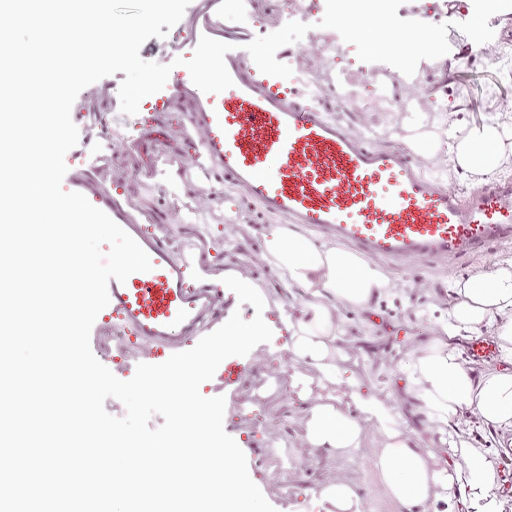
#> input picture Images/img_3.jpg, 1024 x 1024 px (shown at 1/2 size)
$ python image_processing_opencv.py
#> lines starting #> are read from the running program, lines starting #| are printed output that depends on the picture; after the words box and inside, x2 and y2 are one past the last pixel; in counts of white or black regions, pixels touching at a corner belong together
import cv2
import matplotlib.pyplot as plt

img = cv2.imread('Images/img_3.jpg', 1)  # 1 means color image
#> img is the input picture: shape (1024, 1024, 3); mean B, G, R 220.8, 210.9, 226.2
print("original image shape: ", img.shape)
#| original image shape:  (1024, 1024, 3)

# resizing image
resize_img = cv2.resize(img, None, fx=0.5, fy=0.5, interpolation= cv2.INTER_CUBIC)
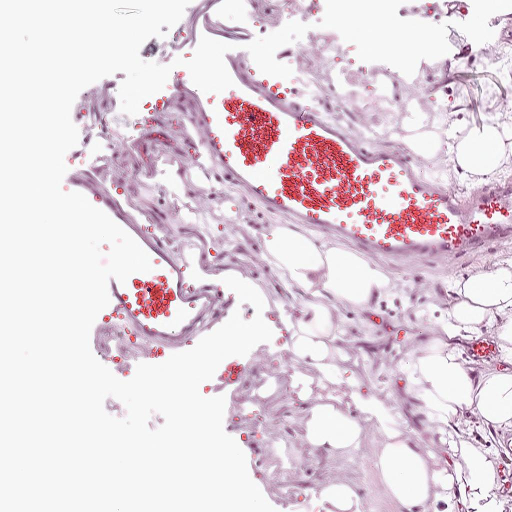
#> resize_img: shape (512, 512, 3); mean B, G, R 220.8, 210.9, 226.2
print('Resized image shape: ',resize_img.shape)
#| Resized image shape:  (512, 512, 3)

# [6 lines of commented-out code are left out]
top_left = img[0, 0]
#> top_left = [245, 245, 245]
print("Top left value: ", top_left)
#| Top left value:  [245 245 245]

# getting chanel wise image
blue = img[:,:, 0]
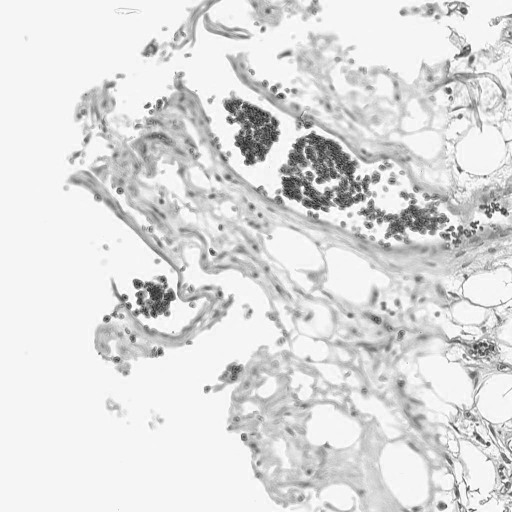
#> blue: shape (1024, 1024) (shown at 1/2 size); min 7, max 255, mean 220.8
green = img[:,:,1]
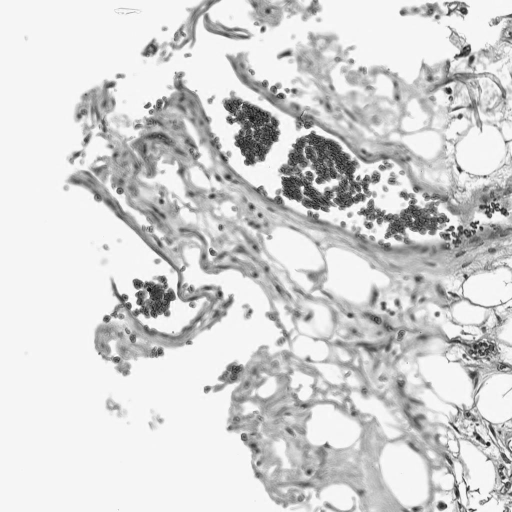
#> green: shape (1024, 1024) (shown at 1/2 size); min 0, max 255, mean 210.9
red = img[:,:, 2]
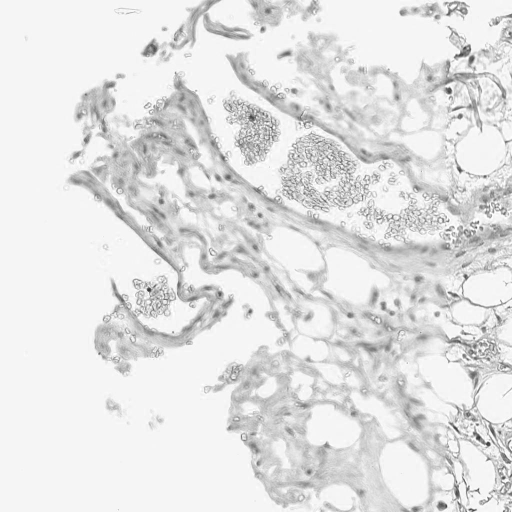
#> red: shape (1024, 1024) (shown at 1/2 size); min 51, max 255, mean 226.2

print('Blue shape: ', blue.shape)
#| Blue shape:  (1024, 1024)
print("Green Shape: ", green.shape)
#| Green Shape:  (1024, 1024)
print("Red shape: ", red.shape)
#| Red shape:  (1024, 1024)

# [8 lines of commented-out code are left out]
b, g, r = cv2.split(img)
print(b.shape)
#| (1024, 1024)
print(g.shape)
#| (1024, 1024)
print(r.shape)
#| (1024, 1024)

# merged images
merged_img = cv2.merge((b,g, r))
print("Merged image shape: ", merged_img.shape)
#| Merged image shape:  (1024, 1024, 3)

# cv2.imshow('Mergerd image (BGR)',merged_img)
# cv2.waitKey(0)
# cv2.destroyAllWindows()

# Cany edge detector
g_img = "Images/img_3.jpg"
g_img = cv2.imread(g_img, 0)
#> g_img: shape (1024, 1024); min 27, max 255, mean 216.6
print("Gray image shape: ", g_img.shape)
#| Gray image shape:  (1024, 1024)

canny_img = cv2.Canny(g_img, 100, 200)
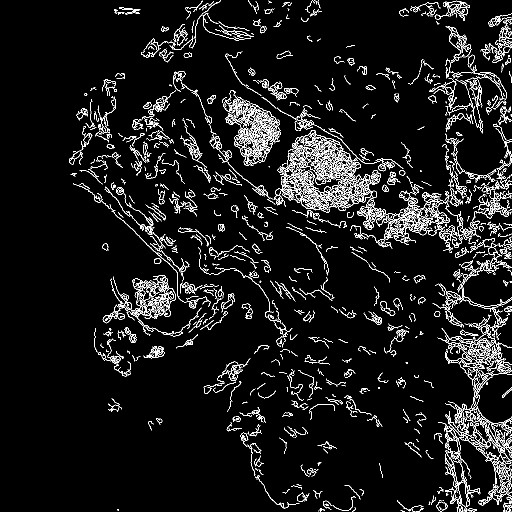
#> canny_img: shape (1024, 1024) (shown at 1/2 size); 6.3% white in thin lines or dots, all inside (x1, y1, x2, y2) = (138, 0, 1024, 1024)
cv2.imshow('original gray image',g_img)
cv2.imshow("Canny edge detector", canny_img)
cv2.waitKey(0)
cv2.destroyAllWindows()

$ run again, with Images/img_1.jpg copied over Images/img_3.jpg
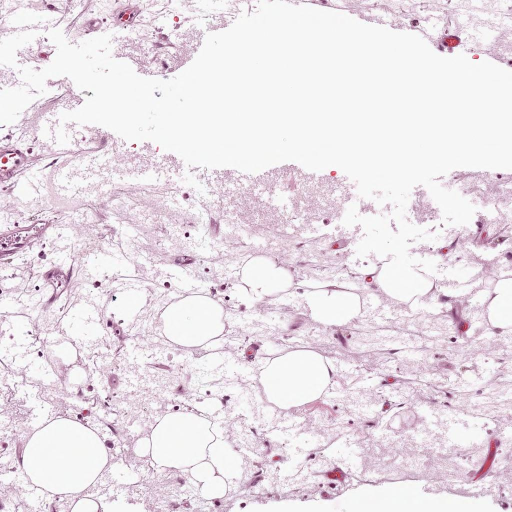
#> input picture Images/img_1.jpg, 1024 x 1024 px (shown at 1/2 size)
#> img is the input picture: shape (1024, 1024, 3); mean B, G, R 229.6, 221.7, 232
#| original image shape:  (1024, 1024, 3)
#> `resize_img = cv2.resize(img, None, fx=0.5, fy=0.5, interpolation= cv2...`:
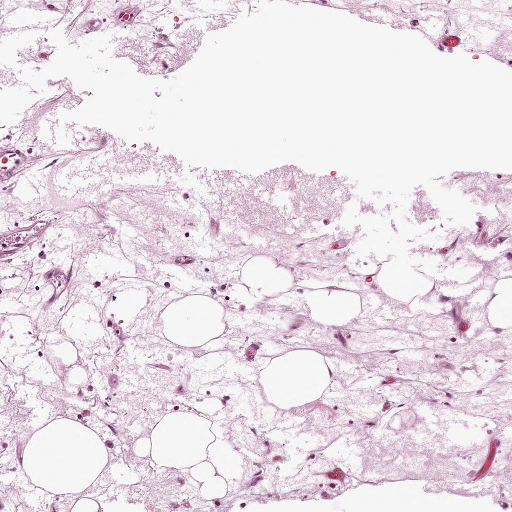
#> resize_img: shape (512, 512, 3); mean B, G, R 229.6, 221.7, 232
#| Resized image shape:  (512, 512, 3)
#> top_left = [245, 231, 249]
#| Top left value:  [245 231 249]
#| Blue shape:  (1024, 1024)
#| Green Shape:  (1024, 1024)
#| Red shape:  (1024, 1024)
#| (1024, 1024)
#| (1024, 1024)
#| (1024, 1024)
#| Merged image shape:  (1024, 1024, 3)
#| Gray image shape:  (1024, 1024)
#> `canny_img = cv2.Canny(g_img, 100, 200)`:
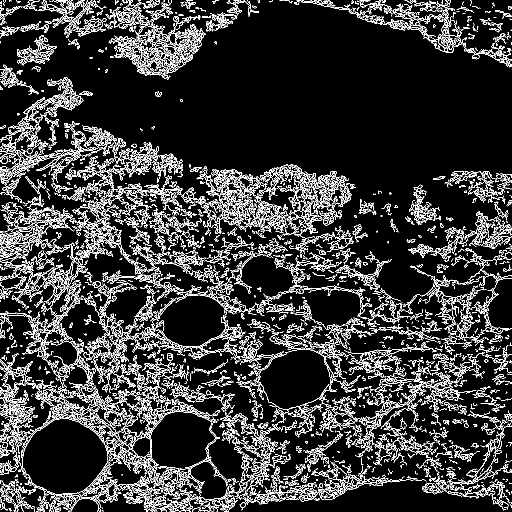
#> canny_img: shape (1024, 1024) (shown at 1/2 size); 13.4% white in thin lines or dots

$ run again, with Images/img_2.jpg copied over Images/img_3.jpg
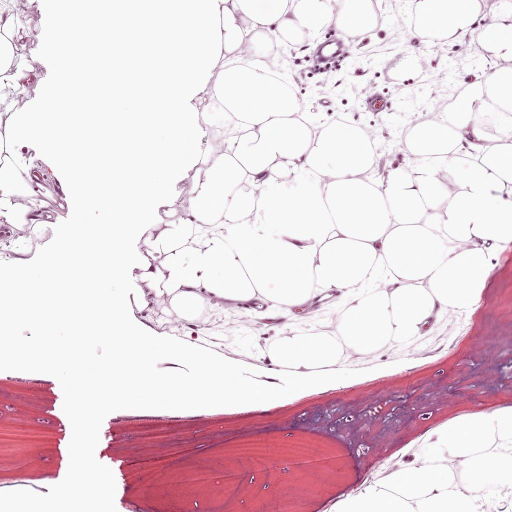
#> input picture Images/img_2.jpg, 1024 x 1024 px (shown at 1/2 size)
#> img is the input picture: shape (1024, 1024, 3); mean B, G, R 218.5, 209.9, 229.1
#| original image shape:  (1024, 1024, 3)
#> `resize_img = cv2.resize(img, None, fx=0.5, fy=0.5, interpolation= cv2...`:
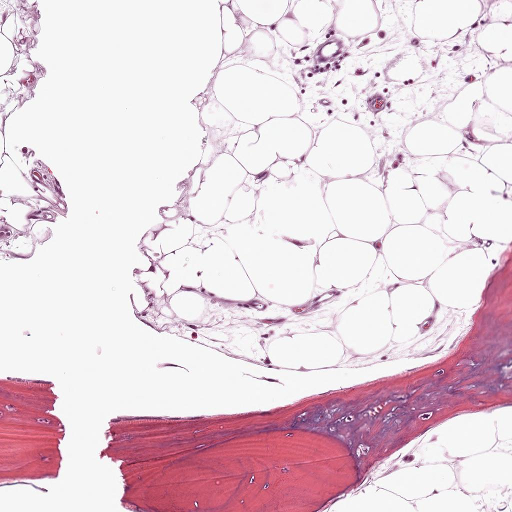
#> resize_img: shape (512, 512, 3); mean B, G, R 218.5, 209.9, 229.1
#| Resized image shape:  (512, 512, 3)
#> top_left = [248, 240, 247]
#| Top left value:  [248 240 247]
#| Blue shape:  (1024, 1024)
#| Green Shape:  (1024, 1024)
#| Red shape:  (1024, 1024)
#| (1024, 1024)
#| (1024, 1024)
#| (1024, 1024)
#| Merged image shape:  (1024, 1024, 3)
#| Gray image shape:  (1024, 1024)
#> `canny_img = cv2.Canny(g_img, 100, 200)`:
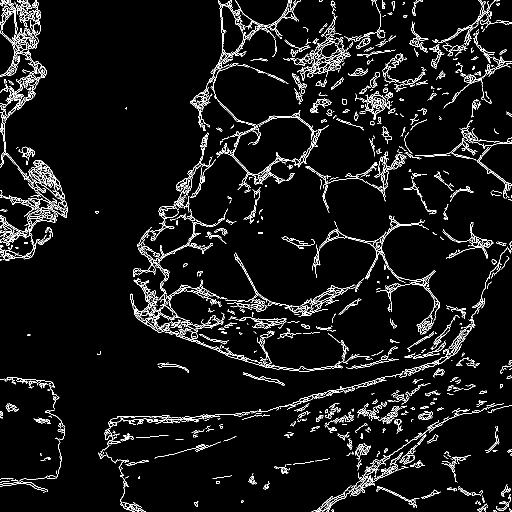
#> canny_img: shape (1024, 1024) (shown at 1/2 size); 5.5% white in thin lines or dots

$ run again, with Images/img_4.jpg copied over Images/img_3.jpg
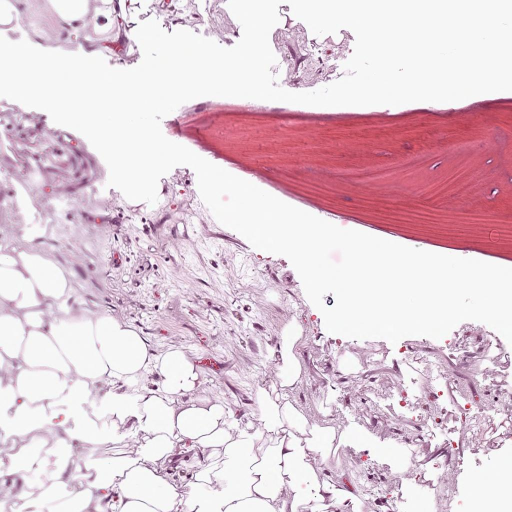
#> input picture Images/img_4.jpg, 1024 x 1024 px (shown at 1/2 size)
#> img is the input picture: shape (1024, 1024, 3); mean B, G, R 212.3, 201, 224
#| original image shape:  (1024, 1024, 3)
#> `resize_img = cv2.resize(img, None, fx=0.5, fy=0.5, interpolation= cv2...`:
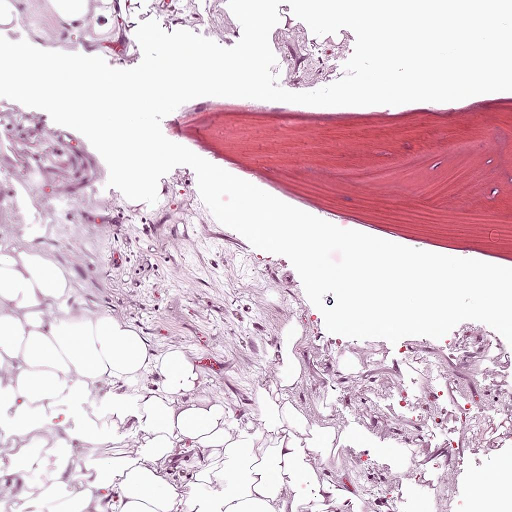
#> resize_img: shape (512, 512, 3); mean B, G, R 212.3, 201, 224
#| Resized image shape:  (512, 512, 3)
#> top_left = [246, 241, 242]
#| Top left value:  [246 241 242]
#| Blue shape:  (1024, 1024)
#| Green Shape:  (1024, 1024)
#| Red shape:  (1024, 1024)
#| (1024, 1024)
#| (1024, 1024)
#| (1024, 1024)
#| Merged image shape:  (1024, 1024, 3)
#| Gray image shape:  (1024, 1024)
#> `canny_img = cv2.Canny(g_img, 100, 200)`:
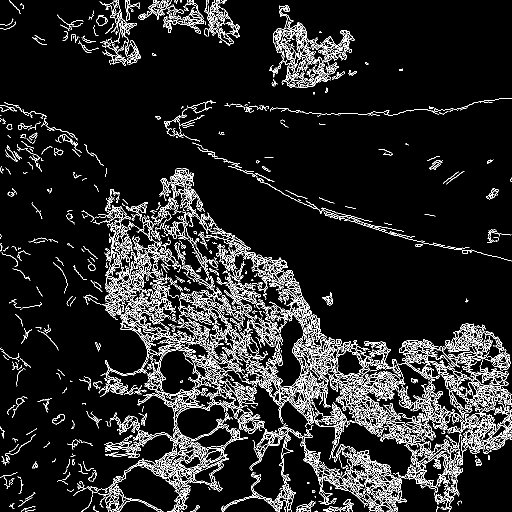
#> canny_img: shape (1024, 1024) (shown at 1/2 size); 9.1% white in thin lines or dots
